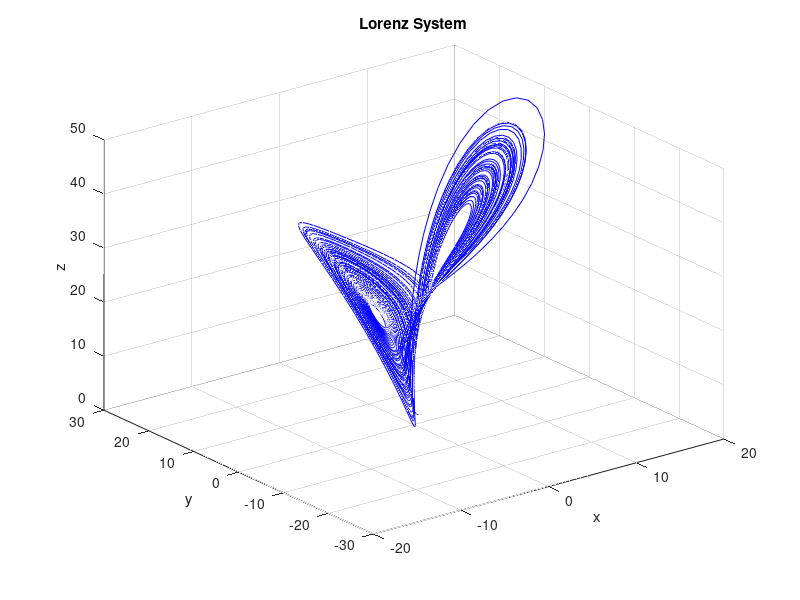
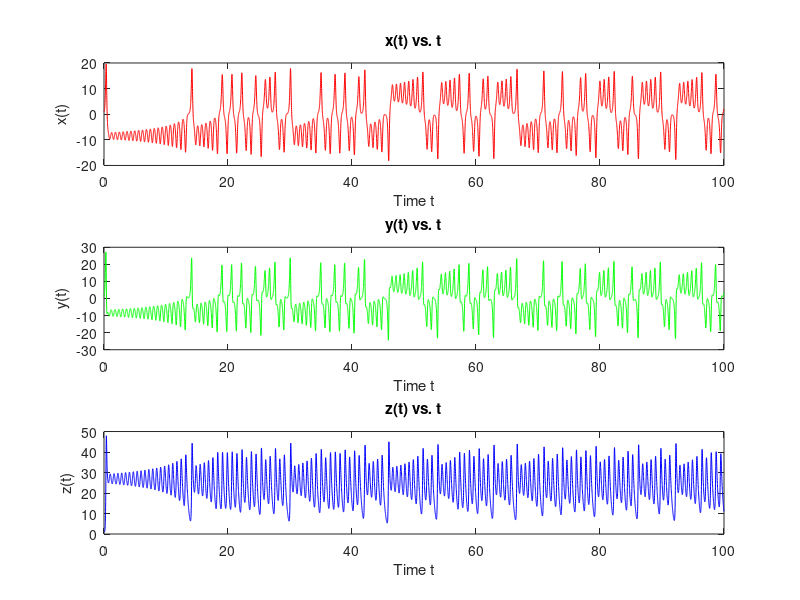
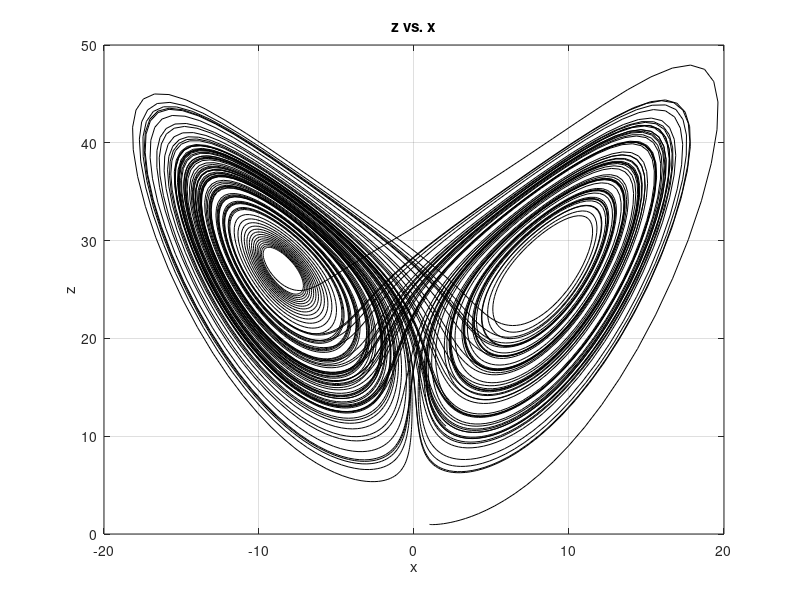

The MATLAB script that drew these images, in order:
% Parameters
sigma = 10;
rho   = 28;
beta  = 8 / 3;

% Right-hand side functions
g1 = @(t, x, y, z) sigma * (y - x);
g2 = @(t, x, y, z, h) x * (rho - z) - y;
g3 = @(t, x, y, z, h) x * y - beta * z;

% Time settings
t0 = 0;
t_final = 100;
h = 0.01;
t = t0:h:t_final;
N = length(t);

% Preallocate arrays for x, y, z
x = zeros(1, N);
y = zeros(1, N);
z = zeros(1, N);

% Initial conditions
x(1) = 1;
y(1) = 1;
z(1) = 1;

% RK2 integration loop
for j = 1:N-1

    % Stage 1
    k1 = g1(t(j), x(j), y(j), z(j));
    l1 = g2(t(j), x(j), y(j), z(j));
    m1 = g3(t(j), x(j), y(j), z(j));

    % Stage 2
    k2 = g1(t(j)+ h/2, x(j) + h/2 * k1, y(j) + h/2 * l1, z(j) + h/2 * m1);
    l2 = g2(t(j) + h/2, x(j) + h/2 * k1, y(j) + h/2 * l1, z(j) + h/2 * m1);
    m2 = g3(t(j) + h/2, x(j) + h/2 * k1, y(j) + h/2 * l1, z(j) + h/2 * m1);

    % Update
    x(j+1) = x(j) + h * k2;
    y(j+1) = y(j) + h * l2;
    z(j+1) = z(j) + h * m2;
end

% Plot 3D trajectory
figure;
plot3(x, y, z, 'b');
xlabel('x'); ylabel('y'); zlabel('z');
title('Lorenz System');
grid on;

% Plot time series
figure;
subplot(3,1,1);
plot(t, x, 'r');
xlabel('Time t'); ylabel('x(t)');
title('x(t) vs. t');

subplot(3,1,2);
plot(t, y, 'g');
xlabel('Time t'); ylabel('y(t)');
title('y(t) vs. t');

subplot(3,1,3);
plot(t, z, 'b');
xlabel('Time t'); ylabel('z(t)');
title('z(t) vs. t');

% Plot z vs x
figure;
plot(x, z, 'k');
xlabel('x'); ylabel('z');
title('z vs. x');
grid on;
